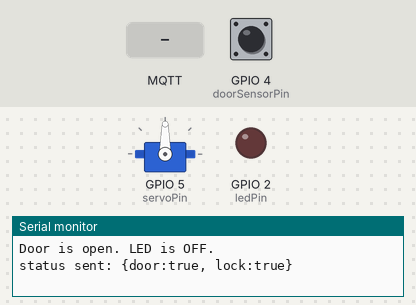
A sketch run on a simulated ESP32. Parts: servo, output pins drawn as LEDs (lit = HIGH), the last lines printed to the serial monitor. The test bench sets the inputs (shaded band); at power-on: GPIO 4 (doorSensorPin) HIGH. WiFi joins after 1.5 s; servers stay silent unless stated; no MQTT or app messages arrive unless stated.

Above: at 2.7 s.
2.8 s: GPIO 4 (doorSensorPin) driven LOW
At 3.6 s:
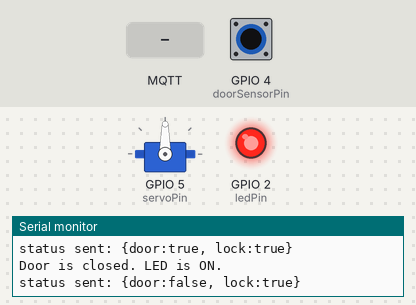
4.3 s: MQTT message "lock" arrives on the first subscribed topic
At 4.8 s:
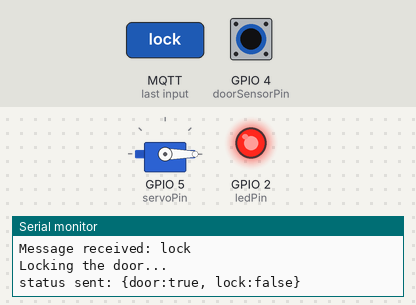
5.8 s: GPIO 4 (doorSensorPin) driven HIGH
At 6.1 s:
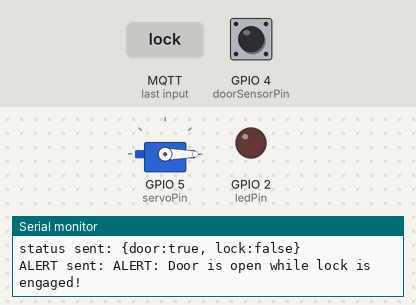
7.3 s: MQTT message "unlock" arrives on the first subscribed topic
At 8.3 s:
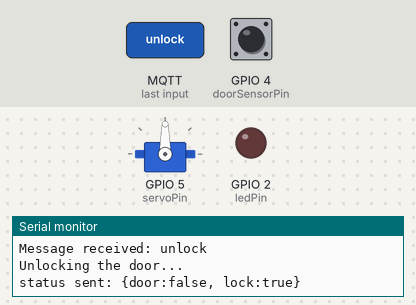
Timing chart, 0 to 10.3 s (numbered marks = the images above; inputs shaded):
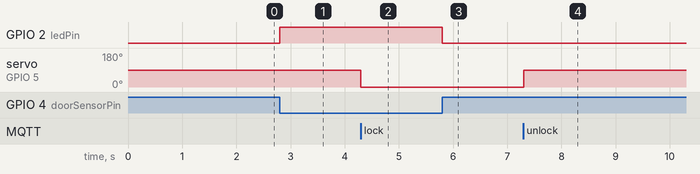

Measured:
- after the input at 2.8 s, GPIO 2 (ledPin): LOW → HIGH at once
- after the input at 4.3 s, servo on GPIO 5 (servoPin): 90° → 0° at once
- after the input at 5.8 s, GPIO 2 (ledPin): HIGH → LOW at once
- after the input at 7.3 s, servo on GPIO 5 (servoPin): 0° → 90° at once

The sketch:

sketch.ino
```cpp
#include <WiFi.h>
#include <PubSubClient.h>
#include <ESP32Servo.h>

// Wi-Fi credentials
const char *ssid = "Wokwi-GUEST";
const char *password = "";

// MQTT broker details
const char *mqttServer = "test.mosquitto.org";
const int mqttPort = 1883;

WiFiClient espClient;
PubSubClient client(espClient);

const int ledPin = 2;        // GPIO pin for the LED (Door sensor indicator)
const int doorSensorPin = 4; // GPIO pin for the push button (simulating reed switch)
const int servoPin = 5;      // GPIO pin for the servo (Lock/Unlock control)

Servo lockServo;

bool isLocked = false; // Initially, the system is unlocked
String clientId;       // Declare a global variable for the client ID

bool previousDoorState = HIGH; // Initially assume the door is open

unsigned long lastStatusSent = 0;           // Timer for the status message
const unsigned long statusInterval = 10000; // 10 seconds interval

void setup()
{
  Serial.begin(115200);
  pinMode(ledPin, OUTPUT);
  pinMode(doorSensorPin, INPUT_PULLUP); // Configure the pushbutton as an input with a pull-up resistor
  lockServo.attach(servoPin);

  // Start with the door unlocked
  lockServo.write(90); // Servo at 90 degrees (unlocked position)

  setup_wifi();
  setup_mqtt();

  Serial.println("System Initialized in UNLOCKED state. Waiting for input...");
}

void loop()
{
  if (!client.connected())
  {
    Serial.println("Client is not connected!!!");
    reconnect_mqtt(); // Attempt to reconnect if not connected
  }

  client.loop();

  // Check the door sensor (pushbutton) state and update the LED
  bool isDoorClosed = digitalRead(doorSensorPin) == LOW; // LOW means the door is closed (button pressed)

  if (isDoorClosed != previousDoorState)
  {
    // Door state has changed, update the LED and send a heartbeat
    if (isDoorClosed)
    {
      digitalWrite(ledPin, HIGH); // Turn the LED on if the door is closed
      Serial.println("Door is closed. LED is ON.");
    }
    else
    {
      digitalWrite(ledPin, LOW); // Turn the LED off if the door is open
      Serial.println("Door is open. LED is OFF.");
    }

    // Send the updated door state and lock state as a heartbeat
    send_status(isDoorClosed ? "false" : "true", isLocked ? "false" : "true");

    // Check for alert condition
    check_for_alert(isDoorClosed);

    // Update the previous door state
    previousDoorState = isDoorClosed;
  }

  // Check if 10 seconds have passed since the last status message
  if (millis() - lastStatusSent >= statusInterval)
  {
    send_heartbeat();
    lastStatusSent = millis(); // Reset the timer
  }
}

void setup_wifi()
{
  Serial.println("Connecting to WiFi...");
  WiFi.begin(ssid, password);
  while (WiFi.status() != WL_CONNECTED)
  {
    delay(500);
    Serial.print(".");
  }
  Serial.println("WiFi connected");
}

void setup_mqtt()
{
  client.setServer(mqttServer, mqttPort);
  client.setCallback(callback);

  Serial.println("Connecting to MQTT...");

  // Generate a unique client ID based on the ESP32's MAC address
  clientId = "ESP32Client-";
  clientId += String(WiFi.macAddress());

  // Attempt to connect with the unique client ID
  if (client.connect(clientId.c_str()))
  {
    Serial.println("Connected to MQTT broker!");
    client.subscribe("smartLock/command");
  }
  else
  {
    Serial.print("Failed to connect to MQTT broker. State: ");
    Serial.println(client.state());
  }
}

void send_alert(String alertMsg)
{
  if (client.connected())
  {
    client.publish("smartLock/alert", alertMsg.c_str());
    Serial.println("ALERT sent: " + alertMsg);
  }
}

void unlockDoor()
{
  if (isLocked)
  {
    lockServo.write(90); // Move the servo to the unlock position
    isLocked = false;
    Serial.println("Unlocking the door...");
    send_status(previousDoorState == LOW ? "false" : "true", "true");
  }
}

void lockDoor()
{
  if (!isLocked)
  {
    lockServo.write(0); // Move the servo to the lock position
    isLocked = true;
    Serial.println("Locking the door...");
    send_status(previousDoorState == LOW ? "false" : "true", "false");
  }
}

void callback(char *topic, byte *payload, unsigned int length)
{
  String command = "";
  for (int i = 0; i < length; i++)
  {
    command += (char)payload[i];
  }
  Serial.print("Message received: ");
  Serial.println(command);

  if (command == "unlock")
  {
    unlockDoor();
  }
  else if (command == "lock")
  {
    lockDoor();
  }
  delay(10);
  // Check for alert condition after receiving command
  check_for_alert(digitalRead(doorSensorPin) == LOW);
}

void check_for_alert(bool isDoorClosed)
{
  // If the door is open but the lock is engaged, send an alert
  if (!isDoorClosed && isLocked)
  {
    String alertMsg = "ALERT: Door is open while lock is engaged!";
    send_alert(alertMsg);
  }
}

void reconnect_mqtt()
{
  static unsigned long lastReconnectAttempt = 0;
  unsigned long now = millis();

  // Only attempt to reconnect if enough time has passed since the last attempt
  if (now - lastReconnectAttempt > 5000)
  { // 5 seconds
    lastReconnectAttempt = now;

    Serial.print("Attempting MQTT connection...");
    if (client.connect(clientId.c_str()))
    { // Use the unique client ID
      Serial.println("Connected");
      client.subscribe("smartLock/command");
      // Reset the reconnect attempt time
      lastReconnectAttempt = 0;
    }
    else
    {
      Serial.print("Failed to connect. State: ");
      Serial.println(client.state());
      // Delay before the next reconnect attempt
      delay(5000);
    }
  }
}

void send_status(String doorStatus, String lockStatus)
{
  if (client.connected())
  {
    // Prepare the status message with door and lock status
    String statusMsg = "{door:" + doorStatus + ", lock:" + lockStatus + "}";

    client.publish("smartLock/status", statusMsg.c_str());
    Serial.println("status sent: " + statusMsg);
  }
}

void send_heartbeat()
{
  if (client.connected())
  {
    // Send "status: OK" to the "smartLock/heartbeat" topic
    client.publish("smartLock/heartbeat", "{status:OK}");
    Serial.println("Heartbeat message sent: {status: OK}");
  }
}
```
